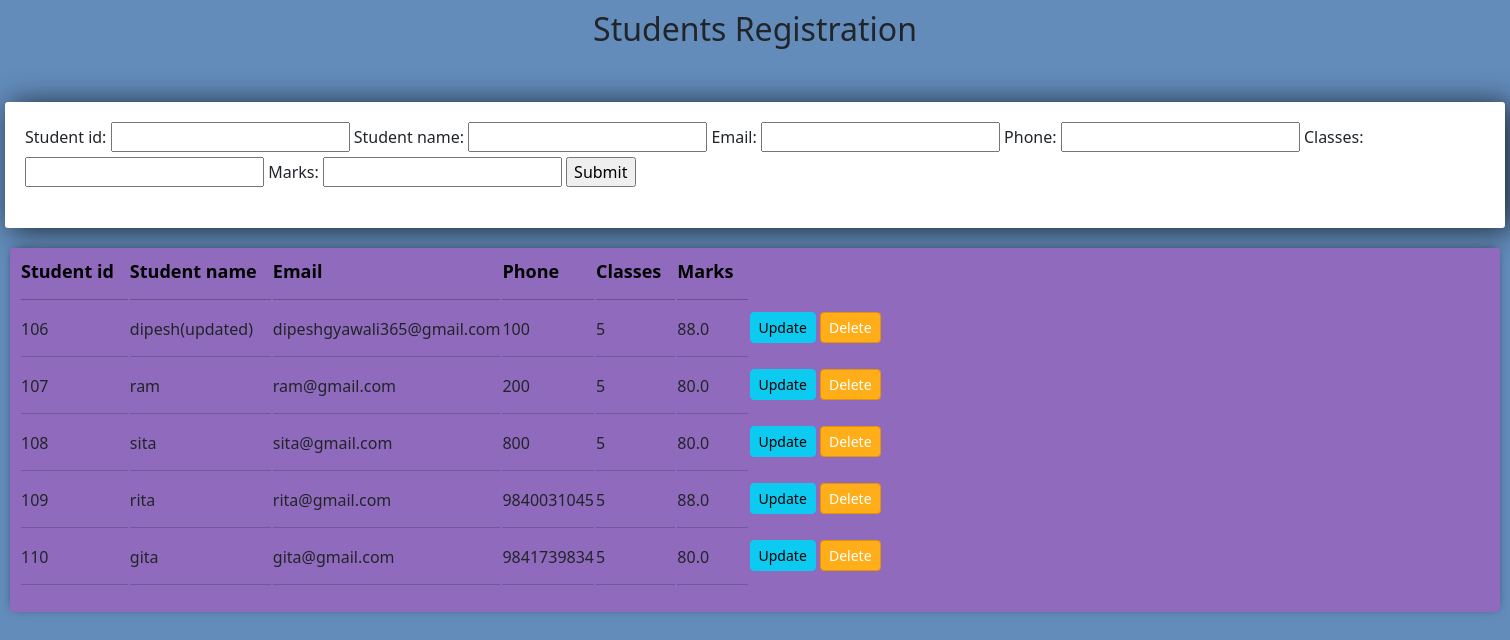
The page / on the database its author committed.
### base/models.py (models this page shows)
class Student(models.Model):
    student_id=models.IntegerField()
    student_name=models.CharField(max_length=60)
    email= models.EmailField(max_length = 254)
    phone=models.IntegerField()
    classes=models.IntegerField()
    marks=models.FloatField()
    def __str__(self):
        return self.student_name

### base/views.py (the view)
# urls.py: path('',views.index, name="list"),
def index(request):
    students=Student.objects.all()
    form = StudentForm()
    if request.method=='POST':
        form=StudentForm(request.POST)
        if form.is_valid():
            form.save()
        return redirect('/')
    context={'students':students, 'form':form}
    return render(request,'base/list.html',context)

### base/forms.py
class StudentForm(forms.ModelForm):
    class Meta:
        model = Student
        fields = '__all__'

### base/templates/base/list.html (shortened to what this page needs)
<link href="https://cdn.jsdelivr.net/npm/bootstrap@5.2.2/dist/css/bootstrap.min.css" rel="stylesheet">
<h3>Students Registration</h3>
<div class="center-column">
        <form method="POST" action="/">
            {{form}}
            <input type="submit" name="Create Student">
        </form>
    </div>
<div class="item-row">
            <table>
                    <thead>
                        <th class="main-title">Student id      &nbsp&nbsp<hr></th>
                        <th class="main-title">Student name    &nbsp&nbsp<hr></th>
                        <th class="main-title">Email           &nbsp&nbsp<hr></th>
                        <th class="main-title">Phone           &nbsp&nbsp<hr></th>
                        <th class="main-title">Classes         &nbsp&nbsp<hr></th>
                        <th class="main-title">Marks           &nbsp&nbsp<hr></th>
                    </thead>
                    {% for student in students %}
                    <tr>
                        <td>{{student.student_id}}             <hr></td>
                        <td>{{student}}                        <hr></td>
                        <td>{{student.email}}                  <hr></td>
                        <td>{{student.phone}}                  <hr></td>
                        <td>{{student.classes}}                <hr></td>
                        <td>{{student.marks}}                  <hr></td>
                        <td>
                            <div class="setbotton">
                                <a class="btn btn-sm btn-info" href="{% url 'update_task' student.id %}">Update</a>
                                <a class="btn btn-sm btn-danger" href="{% url 'delete' student.id %}">Delete</a>
                            </div>
                        </td>
                    </tr>
                    {% endfor %}
            </table>
</div>

### base/templates/base/list.html (style rules this page uses)
h3 { margin: 10px; text-align: center; font-size: 32px; }
input { margin-bottom: 5px; box-sizing: border-box; }
.center-column { width: 1500px;; margin: 20px auto; padding: 20px; background-color: #fff; border-radius: 3px; box-shadow: 6px 2px 30px 0px rgba(0,0,0,0.75); }
.item-row { background-color: #906abd; margin: 10px; padding: 10px; border-radius: 3px; color: #fff; font-size: 16px; box-shadow: 0px -1px 10px -4px rgba(0,0,0,0.75); }
.btn-danger { background-color: #ffae19; border-color: #e59400; }
.main-title { color: black; font-size: large; }
.setbotton { margin-top: -34px; }

### rows shown on the page
Student: student_id "106", student_name "dipesh(updated)", email "dipeshgyawali365@gmail.com", phone "100", classes "5", marks "88.0"
Student: student_id "107", student_name "ram", email "ram@gmail.com", phone "200", classes "5", marks "80.0"
Student: student_id "108", student_name "sita", email "sita@gmail.com", phone "800", classes "5", marks "80.0"
Student: student_id "109", student_name "rita", email "rita@gmail.com", phone "9840031045", classes "5", marks "88.0"
Student: student_id "110", student_name "gita", email "gita@gmail.com", phone "9841739834", classes "5", marks "80.0"
